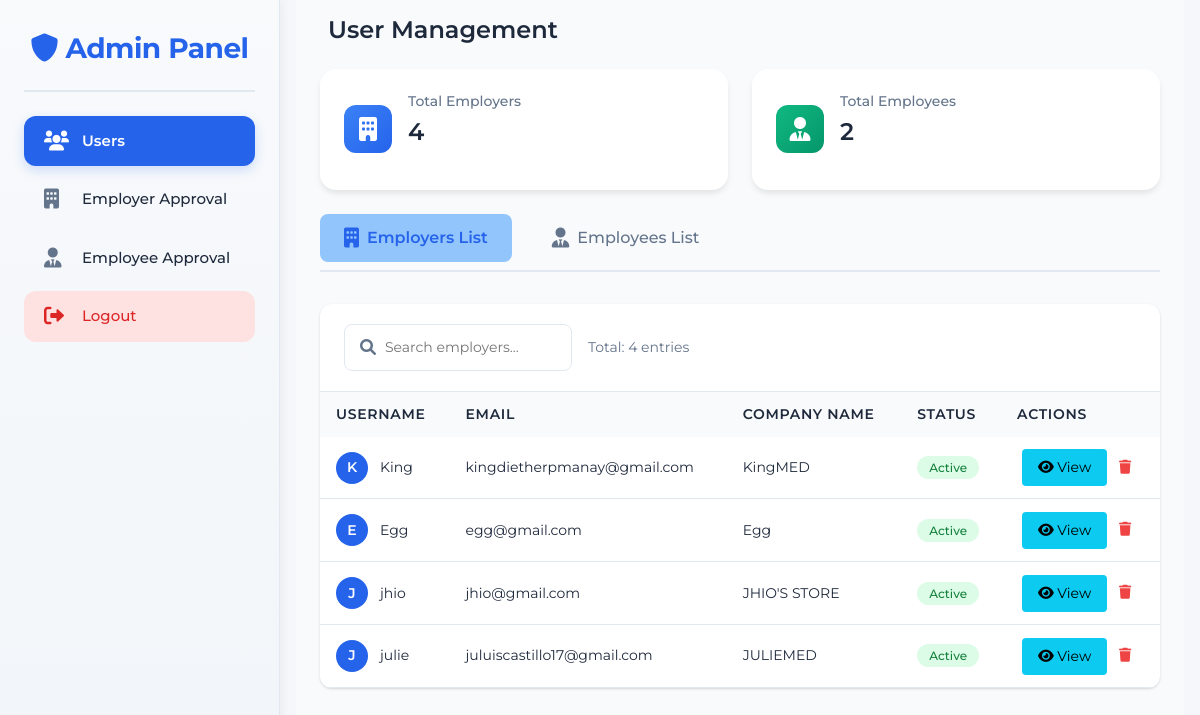
The page /secret-admin/dashboard/ (signed in) on the database its author committed.
### employer/models.py (models this page shows, shortened)
class Employer(models.Model):
    REGISTRATION_TYPE_CHOICES = [
        ('SEC', 'SEC Registration'),
        ('DTI', 'DTI Registration'),
    ]
    username = models.CharField(max_length=100, unique=True)
    email = models.EmailField(unique=True)
    password = models.CharField(max_length=128)
    company_name = models.CharField(max_length=255, blank=True)
    company_description = models.TextField(blank=True)
    company_website = models.URLField(blank=True)
    company_location = models.CharField(max_length=255, blank=True)
    latitude = models.FloatField(null=True, blank=True)
    longitude = models.FloatField(null=True, blank=True)
    industry = models.CharField(max_length=100, blank=True)
    registration_type = models.CharField(
        max_length=3,
        choices=REGISTRATION_TYPE_CHOICES,
        blank=True
    )
    business_permit = models.FileField(
        upload_to='business_permits/',
        validators=[validate_file_extension, validate_file_size],
        blank=True,
        null=True,
        help_text='Upload your business permit (PDF, JPG, JPEG, or PNG, max 10MB)'
    )
    registration_document = models.FileField(
        upload_to='registration_documents/',
        validators=[validate_file_extension, validate_file_size],
        blank=True,
        null=True,
        help_text='Upload your SEC/DTI registration document (PDF, JPG, JPEG, or PNG, max 10MB)'
    )
    registration_number = models.CharField(
        max_length=50,
        blank=True,
        help_text='Your SEC/DTI registration number'
    )
    registration_date = models.DateField(
        null=True,
        blank=True,
        help_text='Date of SEC/DTI registration'
    )
    last_login = models.DateTimeField(null=True, blank=True)
    date_joined = models.DateTimeField(default=timezone.now)
    is_active = models.BooleanField(default=True)
    is_verified = models.BooleanField(default=False)
    is_approved = models.BooleanField(default=False)
    approval_date = models.DateTimeField(null=True, blank=True)
    rejection_reason = models.TextField(blank=True, null=True)

### admin_panel/views.py (the view)
# urls.py: path('dashboard/', views.admin_dashboard, name='dashboard'),
@login_required
@user_passes_test(is_admin)
def admin_dashboard(request):
    try:
        employees = Employee.objects.all().order_by('-date_joined')
        employers = Employer.objects.all().order_by('-date_joined')
        context = {
            'employees': employees,
            'employers': employers,
        }
        return render(request, 'admin_panel/dashboard.html', context)
    except Exception as e:
        messages.error(request, f'Error loading dashboard: {str(e)}')
        return render(request, 'admin_panel/dashboard.html', {'employees': [], 'employers': []})

### admin_panel/views.py (called while the page is built)
def is_admin(user):
    return user.is_authenticated and user.is_admin

### admin_panel/templates/admin_panel/dashboard.html (shortened to what this page needs)
{% extends "base.html" %}
{% load static %}
{% block extra_css %}
<link rel="stylesheet" href="{% static 'css/admin_panel.css' %}">
{% endblock %}
{% block content %}
<div class="admin-dashboard container-fluid">
    <aside class="sidebar">
        <div class="sidebar-header">
            <h2>
                <i class="fas fa-shield-alt"></i>
                Admin Panel
            </h2>
        </div>
        <nav class="sidebar-nav">
            <a href="{% url 'admin_panel:dashboard' %}" class="nav-item active">
                <i class="fas fa-users"></i>
                <span>Users</span>
            </a>
            <a href="{% url 'admin_panel:approvals' %}" class="nav-item">
                <i class="fas fa-building"></i>
                <span>Employer Approval</span>
            </a>
            <a href="{% url 'admin_panel:employee_approvals' %}" class="nav-item">
                <i class="fas fa-user-tie"></i>
                <span>Employee Approval</span>
            </a>
            <a href="{% url 'admin_panel:logout' %}" class="nav-item">
                <i class="fas fa-sign-out-alt"></i>
                <span>Logout</span>
            </a>
        </nav>
    </aside>
    <main class="main-content px-4 py-3 w-full">
        <div class="content-header">
            <h1>User Management</h1>
        </div>
        <div class="stats-container gap-4 my-4">
            <div class="stat-card">
                <div class="stat-icon employer-icon">
                    <i class="fas fa-building"></i>
                </div>
                <div class="stat-info">
                    <h3>Total Employers</h3>
                    <p class="stat-number">{{ employers|length }}</p>
                </div>
            </div>
            <div class="stat-card">
                <div class="stat-icon employee-icon">
                    <i class="fas fa-user-tie"></i>
                </div>
                <div class="stat-info">
                    <h3>Total Employees</h3>
                    <p class="stat-number">{{ employees|length }}</p>
                </div>
            </div>
        </div>
        <div class="tabs-container">
            <div class="tabs">
                <button class="tab-btn active" data-tab="employers">
                    <i class="fas fa-building"></i>
                    <span>Employers List</span>
                </button>
                <button class="tab-btn" data-tab="employees">
                    <i class="fas fa-user-tie"></i>
                    <span>Employees List</span>
                </button>
            </div>
        </div>
        <div id="employers-content" class="tab-content active">
            <div class="table-container w-full max-w-full overflow-x-auto my-4">
                <div class="table-header">
                    <div class="header-actions">
                        <div class="search-box">
                            <i class="fas fa-search"></i>
                            <input type="text" placeholder="Search employers...">
                        </div>
                        <div class="table-info">
                            <span class="total-entries">Total: {{ employers|length }} entries</span>
                        </div>
                    </div>
                </div>
                <div class="table-wrapper">
                    <table class="data-table">
                        <thead>
                            <tr>
                                <th>Username</th>
                                <th>Email</th>
                                <th>Company Name</th>
                                <th>Status</th>
                                <th>Actions</th>
                            </tr>
                        </thead>
                        <tbody>
                            {% for employer in employers %}
                            <tr data-employer-id="{{ employer.id }}">
                                <td>
                                    <div class="user-info">
                                        <div class="user-avatar">{{ employer.username|make_list|first|upper }}</div>
                                        <span>{{ employer.username }}</span>
                                    </div>
                                </td>
                                <td>{{ employer.email }}</td>
                                <td>{{ employer.company_name }}</td>
                                <td>
                                    <span class="status-badge active">Active</span>
                                </td>
                                <td class="text-center">
                                    <button onclick="viewUser('employer', {{ employer.id }})" class="btn btn-info btn-sm">
                                        <i class="fas fa-eye"></i> View
                                    </button>
                                    <button class="btn-delete" onclick="deleteUser('employer', {{ employer.id }})" title="Delete">
                                        <i class="fas fa-trash"></i>
                                    </button>
                                </td>
                            </tr>
                            {% endfor %}
                        </tbody>
                    </table>
                </div>
            </div>
        </div>
    </main>
</div>
{% endblock %}

### static/css/auth.css (style rules this page uses)
:root { --primary-blue: #3144a2; --primary-dark: #263481; --primary-light: #5a6ac5; --light-gray: #bcbdbd; --lighter-gray: #f5f7fa; --black: #000000; --dark-gray: #4a4a4a; --light-blue: #7987c2; --white: #ffffff; --error-red: #e53e3e; --success-green: #38a169; --border-radius: 12px; --box-shadow: 0 10px 25px rgba(0, 0, 0, 0.1); --transition: all 0.3s ease; }
body { font-family: "Montserrat", sans-serif; margin: 0; padding: 0; min-height: 100vh; background-color: var(--lighter-gray); display: flex; align-items: center; justify-content: center; }

### rows shown on the page
Employer: username|make_list "K", username "King", email "kingdietherpmanay@gmail.com", company_name "KingMED"
Employer: username|make_list "E", username "Egg", email "egg@gmail.com", company_name "Egg"
Employer: username|make_list "J", username "jhio", email "jhio@gmail.com", company_name "JHIO'S STORE"
Employer: username|make_list "J", username "julie", email "juluiscastillo17@gmail.com", company_name "JULIEMED"

### other values the page prints
{{ employers|length }} "4"
{{ employees|length }} "2"
